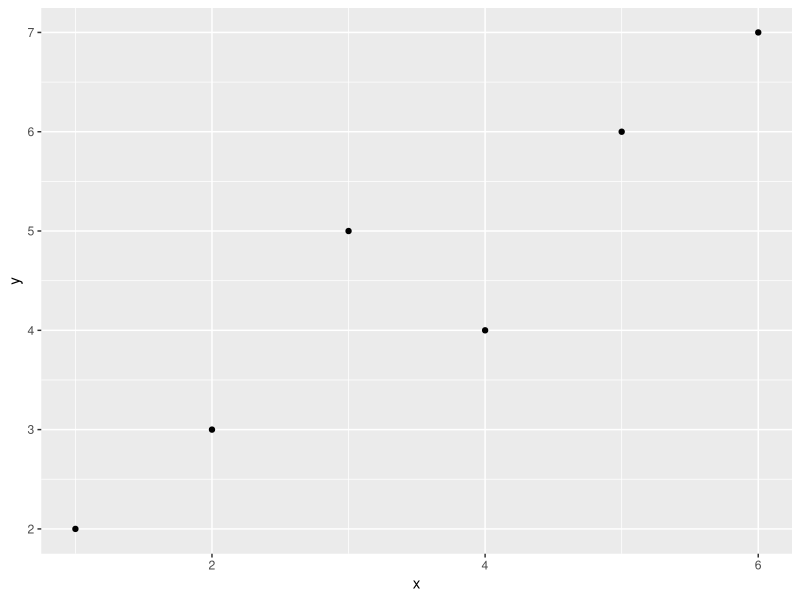

Reproduce this figure in R.
## ---- chunk 1

## ---- chunk 2
x <- 1+1
x
## ---- chunk 3
sum = 1+2+3
## ---- chunk 4
a <- 2 + 2
## ---- chunk 5
b <- 3 + 3
## ---- chunk 6
sum = 6 + 7
## ---- chunk 7
sum = sum - 1
## ---- chunk 8
a <- 2 + 2
a
## ---- chunk 9
c <- 60 / 3
c
## ---- chunk 10
library("tidyverse")

data <- data.frame(
  x = c(1, 2, 3, 4, 5, 6),
  y = c(2, 3, 5, 4, 6, 7)
)

ggplot(data, aes(x = x, y = y)) +
  geom_point()
